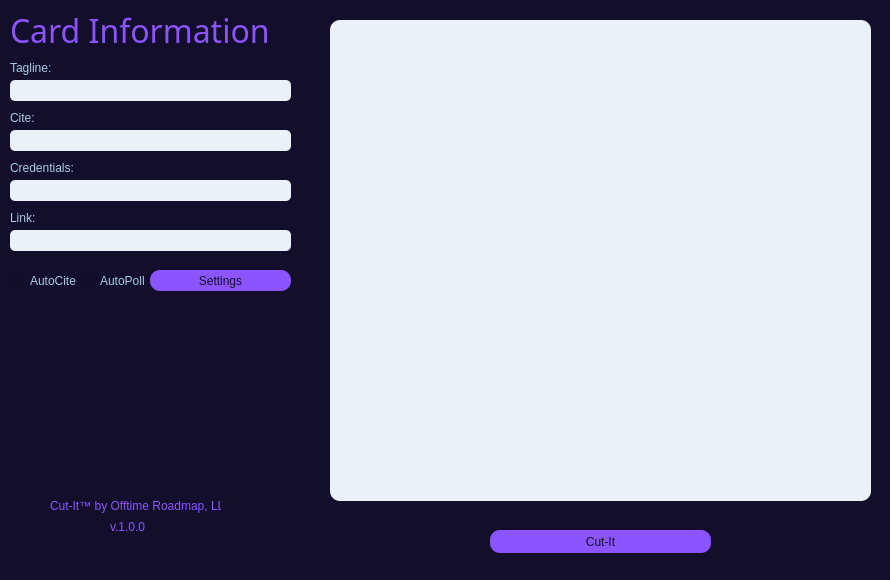
<?xml version="1.0" encoding="UTF-8"?>
<ui version="4.0">
 <class>MainWindow</class>
 <widget class="QMainWindow" name="MainWindow">
  <property name="geometry">
   <rect>
    <x>0</x>
    <y>0</y>
    <width>890</width>
    <height>580</height>
   </rect>
  </property>
  <property name="font">
   <font>
    <family>MS Serif</family>
   </font>
  </property>
  <property name="windowTitle">
   <string>MainWindow</string>
  </property>
  <property name="styleSheet">
   <string notr="true">background-color: #130e2c;
border-radius: 15px;</string>
  </property>
  <widget class="QWidget" name="centralwidget">
   <widget class="QTextEdit" name="evidence_box">
    <property name="geometry">
     <rect>
      <x>330</x>
      <y>20</y>
      <width>541</width>
      <height>481</height>
     </rect>
    </property>
    <property name="styleSheet">
     <string notr="true">background-color: rgb(234, 242, 248);
color: rgb(26, 82, 118);
border-radius:10px;
</string>
    </property>
    <property name="html">
     <string>&lt;!DOCTYPE HTML PUBLIC &quot;-//W3C//DTD HTML 4.0//EN&quot; &quot;http://www.w3.org/TR/REC-html40/strict.dtd&quot;&gt;
&lt;html&gt;&lt;head&gt;&lt;meta name=&quot;qrichtext&quot; content=&quot;1&quot; /&gt;&lt;style type=&quot;text/css&quot;&gt;
p, li { white-space: pre-wrap; }
&lt;/style&gt;&lt;/head&gt;&lt;body style=&quot; font-family:'MS Shell Dlg 2'; font-size:8.25pt; font-weight:400; font-style:normal;&quot;&gt;
&lt;p style=&quot;-qt-paragraph-type:empty; margin-top:0px; margin-bottom:0px; margin-left:0px; margin-right:0px; -qt-block-indent:0; text-indent:0px;&quot;&gt;&lt;br /&gt;&lt;/p&gt;&lt;/body&gt;&lt;/html&gt;</string>
    </property>
   </widget>
   <widget class="QLineEdit" name="warrant_input">
    <property name="geometry">
     <rect>
      <x>10</x>
      <y>80</y>
      <width>281</width>
      <height>21</height>
     </rect>
    </property>
    <property name="styleSheet">
     <string notr="true">background-color: rgb(234, 242, 248);
color: rgb(26, 82, 118);
border-radius:5px;
</string>
    </property>
   </widget>
   <widget class="QLineEdit" name="cite_input">
    <property name="geometry">
     <rect>
      <x>10</x>
      <y>130</y>
      <width>281</width>
      <height>21</height>
     </rect>
    </property>
    <property name="styleSheet">
     <string notr="true">background-color: rgb(234, 242, 248);
color: rgb(26, 82, 118);
border-radius:5px;
</string>
    </property>
   </widget>
   <widget class="QLineEdit" name="creds_input">
    <property name="geometry">
     <rect>
      <x>10</x>
      <y>180</y>
      <width>281</width>
      <height>21</height>
     </rect>
    </property>
    <property name="styleSheet">
     <string notr="true">background-color: rgb(234, 242, 248);
color: rgb(26, 82, 118);
border-radius:5px;
</string>
    </property>
   </widget>
   <widget class="QLineEdit" name="link_input">
    <property name="geometry">
     <rect>
      <x>10</x>
      <y>230</y>
      <width>281</width>
      <height>21</height>
     </rect>
    </property>
    <property name="styleSheet">
     <string notr="true">background-color: rgb(234, 242, 248);
color: rgb(26, 82, 118);
border-radius:5px;</string>
    </property>
    <property name="text">
     <string/>
    </property>
   </widget>
   <widget class="QLabel" name="warrant_label">
    <property name="geometry">
     <rect>
      <x>10</x>
      <y>60</y>
      <width>221</width>
      <height>16</height>
     </rect>
    </property>
    <property name="styleSheet">
     <string notr="true">color: rgb(169, 204, 227)</string>
    </property>
    <property name="text">
     <string>Tagline:</string>
    </property>
   </widget>
   <widget class="QLabel" name="cite_label">
    <property name="geometry">
     <rect>
      <x>10</x>
      <y>110</y>
      <width>221</width>
      <height>16</height>
     </rect>
    </property>
    <property name="styleSheet">
     <string notr="true">color: rgb(169, 204, 227)</string>
    </property>
    <property name="text">
     <string>Cite:</string>
    </property>
   </widget>
   <widget class="QLabel" name="creds_label">
    <property name="geometry">
     <rect>
      <x>10</x>
      <y>160</y>
      <width>221</width>
      <height>16</height>
     </rect>
    </property>
    <property name="styleSheet">
     <string notr="true">color: rgb(169, 204, 227)</string>
    </property>
    <property name="text">
     <string>Credentials:</string>
    </property>
   </widget>
   <widget class="QLabel" name="link_label">
    <property name="geometry">
     <rect>
      <x>10</x>
      <y>210</y>
      <width>221</width>
      <height>16</height>
     </rect>
    </property>
    <property name="styleSheet">
     <string notr="true">color: rgb(169, 204, 227)</string>
    </property>
    <property name="text">
     <string>Link:</string>
    </property>
   </widget>
   <widget class="QLabel" name="card_info_label">
    <property name="geometry">
     <rect>
      <x>10</x>
      <y>10</y>
      <width>261</width>
      <height>41</height>
     </rect>
    </property>
    <property name="font">
     <font>
      <family>Segoe UI Semilight</family>
      <pointsize>24</pointsize>
      <weight>50</weight>
      <italic>false</italic>
      <bold>false</bold>
     </font>
    </property>
    <property name="styleSheet">
     <string notr="true">font: 24pt &quot;Segoe UI Semilight&quot;;
color: rgb(140, 84, 255)</string>
    </property>
    <property name="text">
     <string>Card Information: </string>
    </property>
   </widget>
   <widget class="QPushButton" name="cutit_label">
    <property name="geometry">
     <rect>
      <x>490</x>
      <y>530</y>
      <width>221</width>
      <height>23</height>
     </rect>
    </property>
    <property name="styleSheet">
     <string notr="true">background-color: rgb(140, 84, 255);
color: #130e2c;
border-radius:10px;

</string>
    </property>
    <property name="text">
     <string>Cut-It</string>
    </property>
   </widget>
   <widget class="QLabel" name="OTR_logo">
    <property name="geometry">
     <rect>
      <x>-30</x>
      <y>260</y>
      <width>441</width>
      <height>311</height>
     </rect>
    </property>
    <property name="styleSheet">
     <string notr="true"/>
    </property>
    <property name="text">
     <string/>
    </property>
    <property name="pixmap">
     <pixmap>resources/otr_logo.png</pixmap>
    </property>
    <property name="scaledContents">
     <bool>true</bool>
    </property>
   </widget>
   <widget class="QLabel" name="OTR_brand_label">
    <property name="geometry">
     <rect>
      <x>50</x>
      <y>490</y>
      <width>171</width>
      <height>31</height>
     </rect>
    </property>
    <property name="styleSheet">
     <string notr="true">color: rgb(140, 84, 255);
</string>
    </property>
    <property name="text">
     <string>Cut-It™ by Offtime Roadmap, LLC</string>
    </property>
   </widget>
   <widget class="QLabel" name="version">
    <property name="geometry">
     <rect>
      <x>110</x>
      <y>520</y>
      <width>47</width>
      <height>13</height>
     </rect>
    </property>
    <property name="styleSheet">
     <string notr="true">color: rgb(140, 84, 255)</string>
    </property>
    <property name="text">
     <string>v.1.0.0 </string>
    </property>
   </widget>
   <widget class="QPushButton" name="settings_button">
    <property name="geometry">
     <rect>
      <x>150</x>
      <y>270</y>
      <width>141</width>
      <height>21</height>
     </rect>
    </property>
    <property name="styleSheet">
     <string notr="true">background-color: rgb(140, 84, 255);
color: #130e2c;
border-radius:10px;

</string>
    </property>
    <property name="text">
     <string>Settings</string>
    </property>
   </widget>
   <widget class="QCheckBox" name="cite_box">
    <property name="geometry">
     <rect>
      <x>10</x>
      <y>270</y>
      <width>70</width>
      <height>21</height>
     </rect>
    </property>
    <property name="styleSheet">
     <string notr="true">color: rgb(169, 204, 227)</string>
    </property>
    <property name="text">
     <string>AutoCite</string>
    </property>
   </widget>
   <widget class="QCheckBox" name="cite_box_2">
    <property name="geometry">
     <rect>
      <x>80</x>
      <y>270</y>
      <width>70</width>
      <height>21</height>
     </rect>
    </property>
    <property name="styleSheet">
     <string notr="true">color: rgb(169, 204, 227)</string>
    </property>
    <property name="text">
     <string>AutoPoll</string>
    </property>
   </widget>
   <zorder>OTR_logo</zorder>
   <zorder>evidence_box</zorder>
   <zorder>warrant_input</zorder>
   <zorder>cite_input</zorder>
   <zorder>creds_input</zorder>
   <zorder>link_input</zorder>
   <zorder>warrant_label</zorder>
   <zorder>cite_label</zorder>
   <zorder>creds_label</zorder>
   <zorder>link_label</zorder>
   <zorder>card_info_label</zorder>
   <zorder>cutit_label</zorder>
   <zorder>OTR_brand_label</zorder>
   <zorder>version</zorder>
   <zorder>settings_button</zorder>
   <zorder>cite_box</zorder>
   <zorder>cite_box_2</zorder>
  </widget>
  <widget class="QStatusBar" name="statusbar"/>
 </widget>
 <resources>
  <include location="../../../Users/chitg/Downloads/Debate/test.qrc"/>
 </resources>
 <connections/>
</ui>
